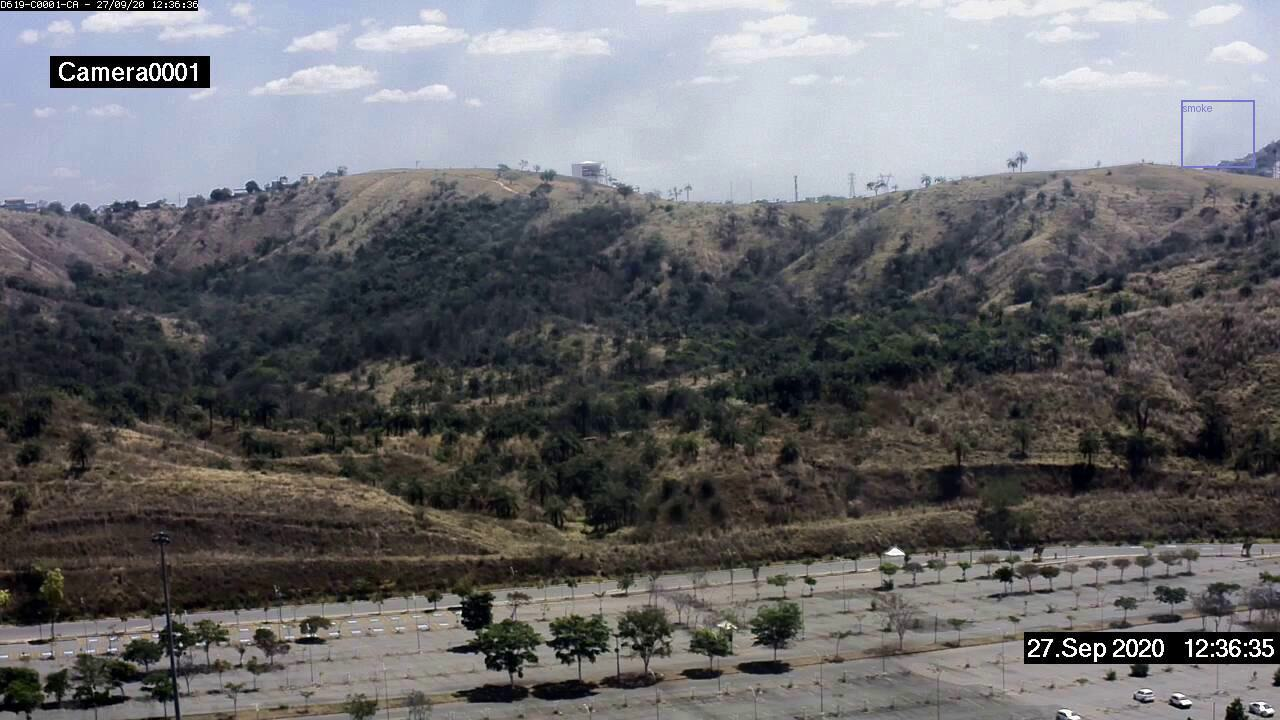
#> input picture data/samples/dfire/images/AoF06978.jpg, 1280 x 720 px
$ python -i simple_baselines.py   (imports and definitions only)
#> lines starting #> are read from the running program, lines starting #| are printed output that depends on the picture
"""
Simple sklearn baselines — fire/smoke image-level classification.

Pipeline:
  1. Load images from D-Fire (train/ and test/ splits as-is from the dataset).
     Falls back to data/samples/dfire/ on a machine without the raw data.
  2. Derive image-level label from YOLO label files:
       class 1 (fire) present → "fire"
       class 0 (smoke) only  → "smoke"
       empty file            → "background"
  3. Extract color features (60 values per image — see extract_features()).
  4. Train LogisticRegression (StandardScaler + LR) and RandomForestClassifier.
  5. Save metrics to results/ as JSON compatible with the app Baseline tab.

D-Fire class mapping: 0 = smoke, 1 = fire  (verified in CLAUDE.md)
"""

from __future__ import annotations

import csv
import json
import sys
from datetime import date
from pathlib import Path

import numpy as np
from PIL import Image
from sklearn.dummy import DummyClassifier  # noqa: F401 — imported for reference
from sklearn.ensemble import RandomForestClassifier
from sklearn.linear_model import LogisticRegression
from sklearn.metrics import accuracy_score, classification_report, confusion_matrix
from sklearn.model_selection import train_test_split
from sklearn.pipeline import Pipeline
from sklearn.preprocessing import StandardScaler

# Make `src` importable when run as `python scripts/simple_baselines.py`.
sys.path.insert(0, str(Path(__file__).resolve().parent.parent))
from src.evaluation import (  # noqa: E402  (import after sys.path tweak)
    compute_operational_alert_metrics,
    alert_outcome,
    to_hazard_label,
)

# ── Paths ────────────────────────────────────────────────────────────────────

DFIRE_ROOT = Path(
    r"C:\Users\boris.azarov\OneDrive - Technion\Desktop\PyroFinder\RAW_DATA\D-Fire"
)
SAMPLES_ROOT = Path("data/samples/dfire")
RESULTS_DIR = Path("results")

# Set to a positive integer to limit images per split (useful for quick runs).
MAX_PER_SPLIT: int | None = None


# ── Label derivation ─────────────────────────────────────────────────────────

# [7 lines left out: function derive_label, not called in this run]


# ── Feature extraction ───────────────────────────────────────────────────────

_HIST_BINS = 16  # bins per channel for color histogram


def extract_features(image_path: Path) -> np.ndarray:
    """Extract 60-value color feature vector from one image.

    Feature vector (total 60 values):
      - RGB mean per channel   → 3
      - RGB std per channel    → 3
      - HSV mean per channel   → 3
      - HSV std per channel    → 3
      - Color histogram 16-bin × 3 RGB channels → 48
    Total: 60

    Fire pixels are orange/red (high R, low B) and high-saturation;
    smoke pixels are gray (low saturation, mid-value). Histograms capture
    this better than flattened pixels at the cost of spatial information.
    """
    img = Image.open(image_path).convert("RGB").resize((64, 64))
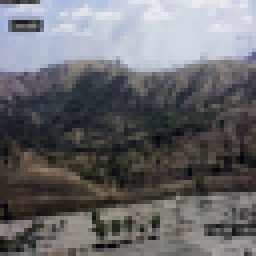
#> img: PIL image 64x64 RGB (shown 4 times larger); mean R, G, B 105.4, 105.2, 108.1
    rgb = np.array(img, dtype=np.float32) / 255.0  # (64, 64, 3)
    hsv = np.array(img.convert("HSV"), dtype=np.float32) / 255.0
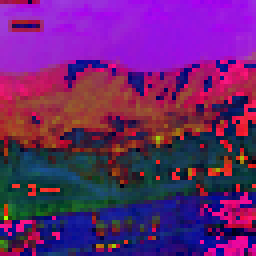
#> hsv: shape (64, 64, 3) float32 (shown 4 times larger); mean R, G, B 0.406, 0.141, 0.445

    rgb_mean_std = np.array(
        [rgb[:, :, c].mean() for c in range(3)] +
        [rgb[:, :, c].std()  for c in range(3)]
    )
#> rgb_mean_std = [0.413, 0.413, 0.424, 0.241, 0.251, 0.275]
    hsv_mean_std = np.array(
        [hsv[:, :, c].mean() for c in range(3)] +
        [hsv[:, :, c].std()  for c in range(3)]
    )
#> hsv_mean_std = [0.406, 0.141, 0.445, 0.289, 0.0922, 0.266]

    hist = np.concatenate([
        np.histogram(rgb[:, :, c].flatten(), bins=_HIST_BINS, range=(0, 1))[0]
        for c in range(3)
    ]).astype(np.float32)
#> hist = 48 values, max 720 at index 35, min 0 at index 15, mean 256
    hist /= hist.sum() + 1e-8  # normalize to sum ≈ 1
#> hist = 48 values, max 0.0586 at index 35, min 0 at index 15, mean 0.0208

    return np.concatenate([rgb_mean_std, hsv_mean_std, hist])


# ── Dataset loading ──────────────────────────────────────────────────────────

# [49 lines left out: functions load_split, build_dataset, not called in this run]


# ── Metrics helpers ──────────────────────────────────────────────────────────

_CLASSES_ORDERED = ["background", "fire", "smoke"]

_FEATURES_META = {
    "description": "Color statistics + normalized color histogram",
    "vector_length": 60,
    "components": [
        {"name": "RGB mean per channel",       "size": 3},
        {"name": "RGB std per channel",        "size": 3},
        {"name": "HSV mean per channel",       "size": 3},
        {"name": "HSV std per channel",        "size": 3},
        {"name": "Color histogram 16-bin × 3", "size": 48},
    ],
    "image_resize": "64x64",
    "normalization": "pixel values / 255; histogram normalized to sum=1",
}

_DATASET_META_TEMPLATE = {
    "name": "D-Fire",
    "source": "RAW_DATA/D-Fire (train/ + test/ pre-split)",
    "label_derivation": "class 1 present → fire; class 0 only → smoke; empty file → background",
}


def _class_dist(y: np.ndarray) -> dict:
    labels, counts = np.unique(y, return_counts=True)
    return {str(lbl): int(cnt) for lbl, cnt in zip(labels, counts)}


# [92 lines left out: functions _build_metrics, _print_summary, _save_result, _operational_section, _save_predictions_csv, not called in this run]


# ── Main ─────────────────────────────────────────────────────────────────────

# [120 lines not run here, left out]

>>> result = extract_features('../data/samples/dfire/images/AoF06978.jpg')
#> result = 60 values, max 0.445 at index 8, min 0 at index 27, mean 0.0776
